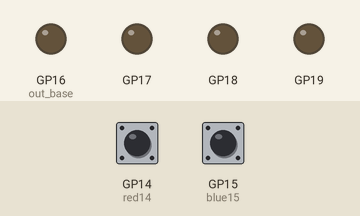
Simulated run of this program. Board: Raspberry Pi Pico running MicroPython. Shown: output pins drawn as LEDs (lit = HIGH). The test bench sets the inputs (shaded band); at power-on: GP15 (blue15) LOW, GP14 (red14) LOW.

Above: at 1.2 s.
1.3 s: GP15 (blue15) pulled HIGH for 0.15 s
At 2.0 s:
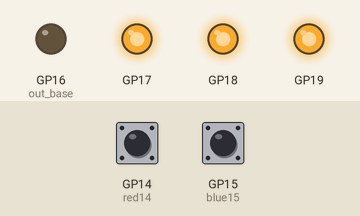
2.9 s: GP14 (red14) pulled HIGH for 0.15 s
At 4.2 s:
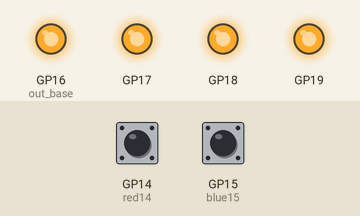
4.5 s: GP14 (red14) pulled HIGH for 1 s
At 6.7 s:
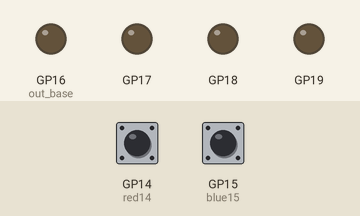
7.0 s: GP14 (red14) pulled HIGH for 0.15 s
At 7.6 s:
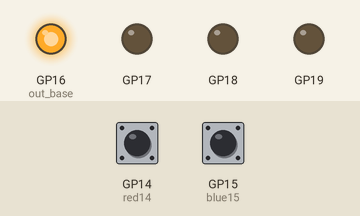
8.6 s: GP14 (red14) pulled HIGH for 3.2 s
At 12.9 s:
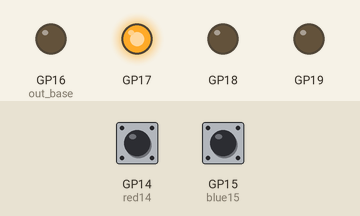
13.3 s: GP14 (red14) pulled HIGH for 0.15 s
At 14.8 s:
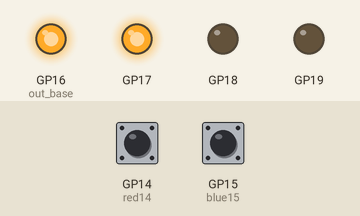
Timing chart, 0 to 15.9 s (numbered marks = the images above; inputs shaded):
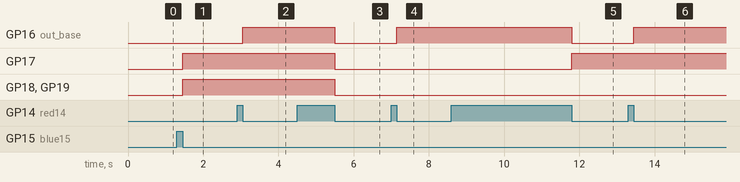

The program:

PW_95_StateMachine.py
```python
'''PW95  up down working counter at bottom!!
my attempt at binary counter on one pin(pin 14 which is 0b0001).
0b1111 which we will invert  and use dec_ to make a count up binary counter.
Reset to 0b000- with pin 15 ( y=0b0010), check PW 95 binary counter with reset

Lesson94 minute 27 discusses the jump command
jmp(not_x,not_y,x_not_y,x_dec,y_dec)
also: jmp(pin,'  ') jumps if pin is not zero, if a 1 then jumps
      jmp(not_osre, '')  jumps if the osr is empty
'''
# import time
# import rp2
# from machine import Pin
# @rp2.asm_pio(out_init=(rp2.PIO.OUT_LOW,)*4,out_shiftdir=rp2.PIO.SHIFT_RIGHT)
# def binaryCount():
#     set(y,0b1111)		## start at ob1111 because in PIO we can only DECREMENT, we will invert when we move to the LED PINS
#     wrap_target()
#     label('readAgain')
#     mov(isr,null)		## clears the input shift register
#     in_(pins,2)			## references the button Pins, 01 is pin 14 and 10 is pin 15
#     nop()[31]			## each cycle is 0.5 milliseconds
#     nop()[31]			##  both add up to 64 clock cycles which is 32 milliseconds
#     mov(x,isr)			##  the x register has the input pin 01 or 10 or the NULL 00
#     jmp(not_x,'readAgain') ## if nothing in x then we read again from label('readAgain')

#     mov(osr,y)  		## we move the y value of 0b1111 to the OSR to get it out of the way temporarily
#     set(y,0b0001)
#     jmp(x_not_y,'checkGreen')
#     mov(y,osr)

#     jmp(y_dec,'next')	## this gets the decrement going (which below will be inverted to make it a count up binary)
#     label('next')		##needed to do this inorder to use the jmp and the y-dec comm

#     wait(0,pin,0)
#     mov(pins,y)
#     mov(pins,invert(y))
#     jmp('readAgain')
#     label('checkGreen')

#     #wait(0,pin,1)   ## this makes the green(pin15) turn off  0b0000 on button release, otherwise turn off on button press

#     set(y,0b0010)
#     wait(0,pin,1)  ## wait works here as well, it makes sense
#     jmp(x_not_y,'readAgain')
#     set(y,0b0000)
#     mov(pins,y)
#     irq(rel(0))
#     wrap()
# but15=Pin(15,Pin.IN,Pin.PULL_DOWN)
# sm0=rp2.StateMachine(0,binaryCount,freq= 2000,in_base=Pin(14,Pin.IN,Pin.PULL_DOWN),out_base=Pin(16,Pin.OUT))
# sm0.active(1)

# # Set the IRQ handler to print the millisecond timestamp.
# sm0.irq(lambda p: print(time.ticks_ms()))
# while True:
#       pass
###~~~~~~~~~~~~~~~~~~~~~~

# import time
# import rp2
# from machine import Pin
# @rp2.asm_pio(out_init=(rp2.PIO.OUT_LOW,)*4,out_shiftdir=rp2.PIO.SHIFT_RIGHT)
# def binaryCount():
#     set(y,0b1111)		## start at ob1111 because in PIO we can only DECREMENT, we will invert when we move to the LED PINS
#     wrap_target()
#     label('readAgain')
#     mov(isr,null)		## clears the input shift register
#     in_(pins,2)			## references the button Pins, 01 is pin 14 and 10 is pin 15
#     nop()[31]			## each cycle is 0.5 milliseconds
#     nop()[31]			##  both add up to 64 clock cycles which is 32 milliseconds
#     mov(x,isr)			##  the x register has the input pin 01 or 10 or the NULL 00
#     jmp(not_x,'readAgain') ## if nothing in x then we read again from label('readAgain')

#     mov(osr,y)  		## we move the y value of 0b1111 to the OSR to get it out of the way temporarily
#     set(y,0b0001)
#     jmp(x_not_y,'checkGreen')
#     mov(y,osr)

#     jmp(y_dec,'next')	## this gets the decrement going (which below will be inverted to make it a count up binary)
#     label('next')		##needed to do this inorder to use the jmp and the y-dec comm

#     wait(0,pin,0)

#     mov(pins,invert(y))
#     jmp('readAgain')
#     label('checkGreen')

#     #wait(0,pin,1)   ## this makes the green(pin15) turn off  0b0000 on button release, otherwise turn off on button press

#     set(y,0b0010)
#     wait(0,pin,1)  ## wait works here as well, it makes sense
#     jmp(x_not_y,'readAgain')
#     set(y,0b0000)
#     mov(pins,y)
#     irq(rel(0))
#     wrap()
# but15=Pin(15,Pin.IN,Pin.PULL_DOWN)
# sm0=rp2.StateMachine(0,binaryCount,freq= 2000,in_base=Pin(14,Pin.IN,Pin.PULL_DOWN),out_base=Pin(16,Pin.OUT))
# sm0.active(1)

# # Set the IRQ handler to print the millisecond timestamp.
# sm0.irq(lambda p: print(time.ticks_ms()))

### dec 11th,

# import rp2
# from machine import Pin
# import time
# @rp2.asm_pio(out_init=(rp2.PIO.OUT_LOW,)*5,out_shiftdir=rp2.PIO.SHIFT_RIGHT)
# def pioProg():
#     set(y,0b11111)
#     wrap_target()
#     label('readAgain')
#     mov(isr,null)

#     in_(pins,2)
#     nop()[31]#16 milliseconds
#     nop()[31]#32 delays of 1/2 millisecond
#     mov(x,isr)## storing isr in x, each new button press goes in the isr
#     jmp(not_x,'readAgain')     ## if zero then read again
#     mov(osr,y)## moving y to OSR so that it is safe and we can use the y for manipulations
#     set(y,0b0001)
#     jmp(x_not_y,'checkGreen')
#     ## this section means that re d pin14 was PRESSED, x is y here
#     ## need to retrieve the y from the osr so it can be used here
#     mov(y,osr)
#     ## y is the present active count
#     ## now want to decrement the y
#     jmp(y_dec,'nxt')
#     label('nxt') # y is now decremented
#     wait(1,pin,0)
#     nop()[31]
#     nop()[31]
#     wait(0,pin,0)
#     mov(pins,invert(y))## we now move the inverse of y because we want to count up in the leds
#     ## gone from ob1111 to ob1110 and then inverted to 0b0001 for first but push
#     jmp('readAgain')
#     label('checkGreen')
#     set(y,0b0010)
#     jmp(x_not_y,'readAgain')## remember the x is the value fromthe pins
#     set(y,0b11111)
#     mov(pins,invert(y))
#     # mov(y,osr)
#     # mov(pins,y_dec)
#     wrap()
# But14=Pin(14,Pin.IN,Pin.PULL_DOWN)
# But15=Pin(15,Pin.IN,Pin.PULL_DOWN)
# sm0=rp2.StateMachine(0,pioProg,in_base=Pin(14),freq=2000,out_base=Pin(16))
# # sm0=rp2.StateMachine.init()
# ## each clock cycle is 0.5 milliseconds at freq 2000
# sm0.active(1)
# while True:
#     pass
#######~~~~~~~~28 dec 2024 the below is same as above but a good reminder of my mistake noted below
### this count up or down (plus invert or not) and the bluue button pin 15 turns on a set value
# import rp2
# from time import sleep
# from machine import Pin
# @rp2.asm_pio(out_init=(rp2.PIO.OUT_LOW,)*4,out_shiftdir=rp2.PIO.SHIFT_RIGHT)
# def pioProg():
#     set(y,0b1111)
#     wrap_target()
#     label('readAgain')
#     mov(osr,y) ## okay to have almost anywhere before it is first used. maintains active count
#     mov(isr,null)
#     in_(pins,2)
#     nop()[31]
#     nop()[31]
#     mov(x,isr)
#     jmp(not_x,'readAgain')
#     # mov(osr,y)  ## osr maintains my current value of y
#     set(y,0b0001)   # this sets us up to look at pin 14
#     jmp(x_not_y,'checkBlue') ## if x is not 0b0001, go down and check if it is 0b0010

#     mov(y,osr)
#     jmp(y_dec,'jump')   ## this was the problem
#     label('jump')
#     # jmp(y_dec,'jump') ## NOTE when i had this reversed, I was getting a complete instant count down and it failed.
#     wait(1,pin,0)
#     nop()[31]
#     nop()[31]
#     wait(0,pin,0)
#     mov(pins,y)

#     jmp('readAgain')
#     label('checkBlue')
#     set(y,0b0010)## i think i could delete this for this program but
#     ##  maybe if i had a third pin 0b0011 i would need it
#     jmp(x_not_y,'readAgain')
#     set(y,0b1110)
#     mov(pins,invert(y))
#     wrap()
# blue15=Pin(15,Pin.IN,Pin.PULL_DOWN)
# red14=Pin(14,Pin.IN,Pin.PULL_DOWN)
# sm1=rp2.StateMachine(0,pioProg,in_base=Pin(14),freq=2000,out_base=Pin(16,Pin.OUT))
# sm1.active(1)
# while True:
#     pass
######### used the above and modified it to an up down counter
import rp2
from time import sleep
from machine import Pin
@rp2.asm_pio(out_init=(rp2.PIO.OUT_LOW,)*4,out_shiftdir=rp2.PIO.SHIFT_RIGHT)
def pioProg():
    set(y,0b1111)
    wrap_target()
    label('readAgain')
    # mov(osr,y) ## okay to have almost anywhere before it is first used. maintains active count
    mov(isr,null)
    in_(pins,2)
    nop()[31]
    nop()[31]
    mov(x,isr)
    jmp(not_x,'readAgain')
    mov(osr,y)
    set(y,0b0001)
    jmp(x_not_y,'checkBlue')
    mov(y,osr)
    # wait(1,pin,0)
    nop()[31]
    nop()[31]
    # wait(0,pin,0)
    ## note inverted y then decremented and then inverted again, and THEN moved the twice inverted y to pins!!!!!!!
    mov(y,invert(y)) ## is y is 0010 then invert is 1101, then dec to 1100, invert to 0011 and show in pins

    jmp(y_dec,'dec')
    label('dec')
    mov(y,invert(y))
    wait(0,pin,0)
    mov(pins,y)
    jmp('readAgain')


    label('checkBlue')
    set(y,0b0010)
    jmp(x_not_y,'readAgain')
    mov(y,osr)
    jmp(y_dec,'next')
    label('next')
    # wait(1,pin,1)
    nop()[31]
    nop()[31]
    wait(0,pin,1)
    mov(pins,y)
    wrap()
blue15=Pin(15,Pin.IN,Pin.PULL_DOWN)
red14=Pin(14,Pin.IN,Pin.PULL_DOWN)
sm1=rp2.StateMachine(0,pioProg,in_base=Pin(14),freq=2000,out_base=Pin(16,Pin.OUT))
sm1.active(1)
while True:
    pass
########~~~~~~~
```

Measured:
- after the input at 1.3 s, GP17–19: LOW → HIGH after 0.15 s
- after the input at 2.9 s, GP16 (out_base): LOW → HIGH after 0.15 s
- after the input at 4.5 s, GP16 (out_base), GP17–19: HIGH → LOW after 1.0 s
- after the input at 7.0 s, GP16 (out_base): LOW → HIGH after 0.15 s
- after the input at 8.6 s, GP16 (out_base): HIGH → LOW after 3.2 s; GP17: LOW → HIGH after 3.2 s
- after the input at 13.3 s, GP16 (out_base): LOW → HIGH after 0.15 s
